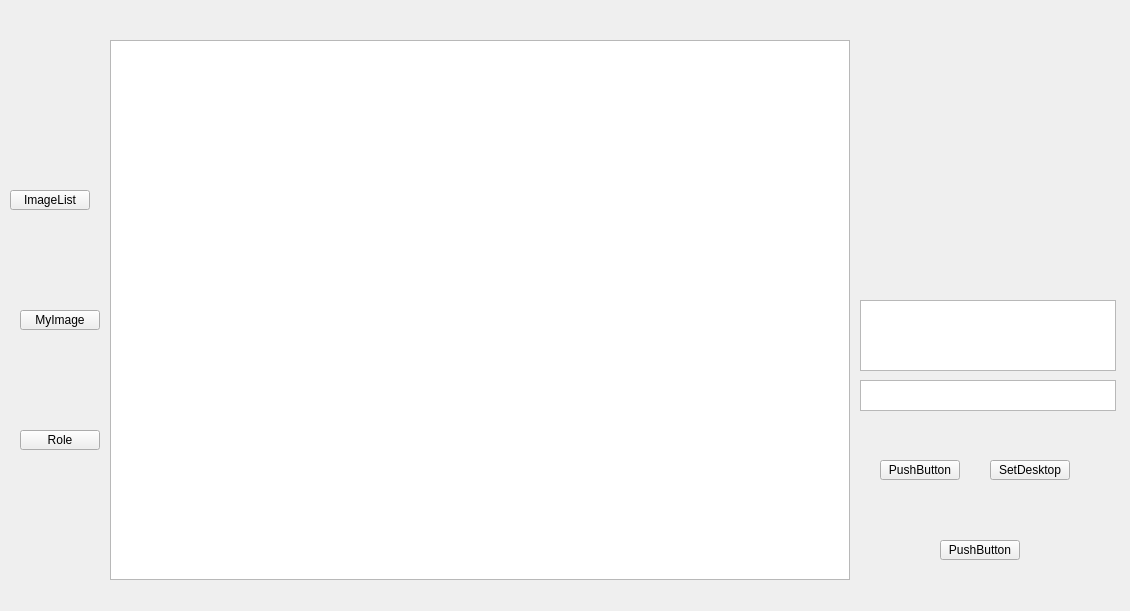
<?xml version="1.0" encoding="UTF-8"?>
<ui version="4.0">
 <class>MainWidgetClass</class>
 <widget class="QWidget" name="MainWidgetClass">
  <property name="geometry">
   <rect>
    <x>0</x>
    <y>0</y>
    <width>1130</width>
    <height>611</height>
   </rect>
  </property>
  <property name="windowTitle">
   <string>MainWidget</string>
  </property>
  <widget class="QStackedWidget" name="stackedWidget">
   <property name="geometry">
    <rect>
     <x>110</x>
     <y>40</y>
     <width>740</width>
     <height>540</height>
    </rect>
   </property>
   <property name="currentIndex">
    <number>0</number>
   </property>
   <widget class="QWidget" name="ImageListPage">
    <widget class="QListWidget" name="ImagelistWidget">
     <property name="geometry">
      <rect>
       <x>0</x>
       <y>0</y>
       <width>740</width>
       <height>540</height>
      </rect>
     </property>
    </widget>
   </widget>
   <widget class="QWidget" name="MyImagePage">
    <widget class="QLabel" name="label_2">
     <property name="geometry">
      <rect>
       <x>140</x>
       <y>120</y>
       <width>54</width>
       <height>12</height>
      </rect>
     </property>
     <property name="text">
      <string>MyImage</string>
     </property>
    </widget>
   </widget>
   <widget class="QWidget" name="SettingPage">
    <widget class="QLabel" name="label_3">
     <property name="geometry">
      <rect>
       <x>150</x>
       <y>120</y>
       <width>54</width>
       <height>12</height>
      </rect>
     </property>
     <property name="text">
      <string>Setting</string>
     </property>
    </widget>
   </widget>
  </widget>
  <widget class="QPushButton" name="ImageListBnt">
   <property name="geometry">
    <rect>
     <x>10</x>
     <y>190</y>
     <width>80</width>
     <height>20</height>
    </rect>
   </property>
   <property name="text">
    <string>ImageList</string>
   </property>
  </widget>
  <widget class="QPushButton" name="MyImageBnt">
   <property name="geometry">
    <rect>
     <x>20</x>
     <y>310</y>
     <width>80</width>
     <height>20</height>
    </rect>
   </property>
   <property name="text">
    <string>MyImage</string>
   </property>
  </widget>
  <widget class="QPushButton" name="SettingBnt">
   <property name="geometry">
    <rect>
     <x>20</x>
     <y>430</y>
     <width>80</width>
     <height>20</height>
    </rect>
   </property>
   <property name="text">
    <string>Role</string>
   </property>
  </widget>
  <widget class="QLabel" name="ImagePreview">
   <property name="geometry">
    <rect>
     <x>860</x>
     <y>40</y>
     <width>250</width>
     <height>250</height>
    </rect>
   </property>
   <property name="text">
    <string/>
   </property>
  </widget>
  <widget class="QTextBrowser" name="ImageNameInfo">
   <property name="geometry">
    <rect>
     <x>860</x>
     <y>300</y>
     <width>256</width>
     <height>71</height>
    </rect>
   </property>
  </widget>
  <widget class="QPushButton" name="pushButton">
   <property name="geometry">
    <rect>
     <x>880</x>
     <y>460</y>
     <width>80</width>
     <height>20</height>
    </rect>
   </property>
   <property name="text">
    <string>PushButton</string>
   </property>
  </widget>
  <widget class="QPushButton" name="SetDesktop">
   <property name="geometry">
    <rect>
     <x>990</x>
     <y>460</y>
     <width>80</width>
     <height>20</height>
    </rect>
   </property>
   <property name="text">
    <string>SetDesktop</string>
   </property>
  </widget>
  <widget class="QPushButton" name="pushButton_3">
   <property name="geometry">
    <rect>
     <x>940</x>
     <y>540</y>
     <width>80</width>
     <height>20</height>
    </rect>
   </property>
   <property name="text">
    <string>PushButton</string>
   </property>
  </widget>
  <widget class="QTextBrowser" name="ImageSizeInfo">
   <property name="geometry">
    <rect>
     <x>860</x>
     <y>380</y>
     <width>256</width>
     <height>31</height>
    </rect>
   </property>
  </widget>
 </widget>
 <layoutdefault spacing="6" margin="11"/>
 <resources/>
 <connections/>
 <slots>
  <slot>PushButtonClicked()</slot>
 </slots>
</ui>
